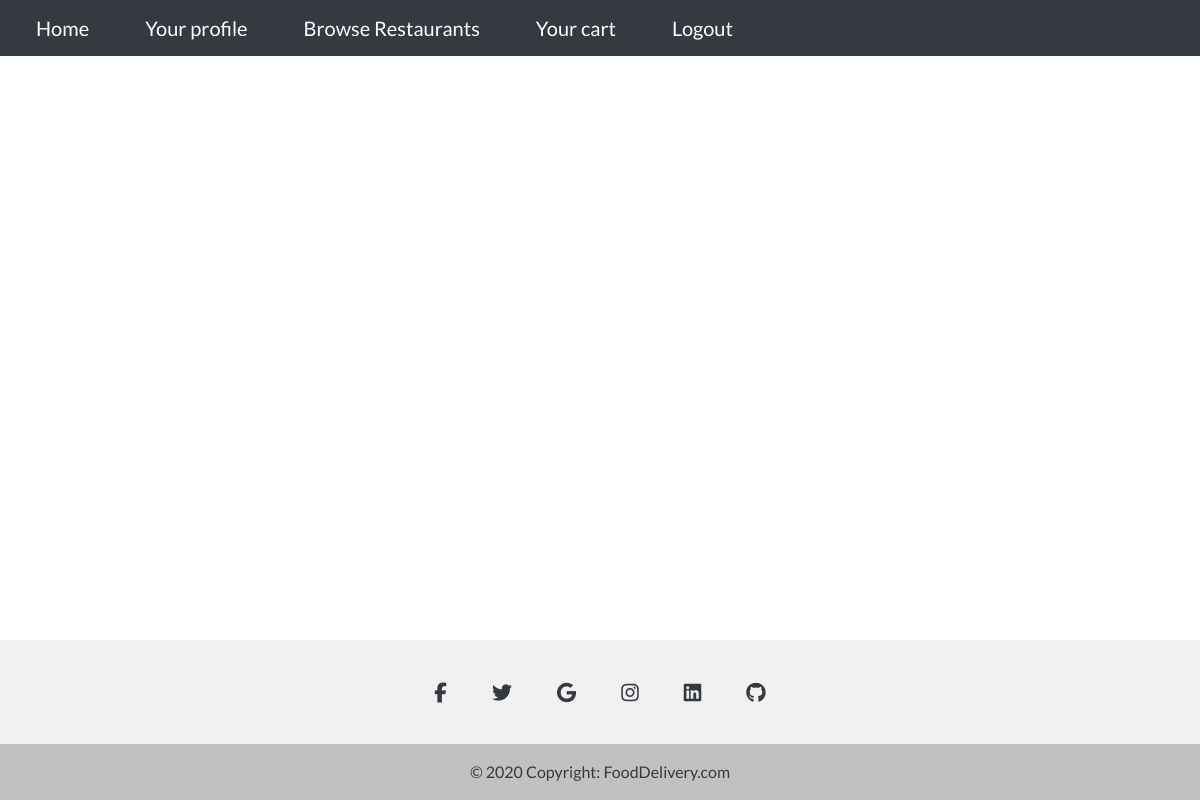
The page /orderExecution/yourOrder/ (signed in) on the database as committed earlier.
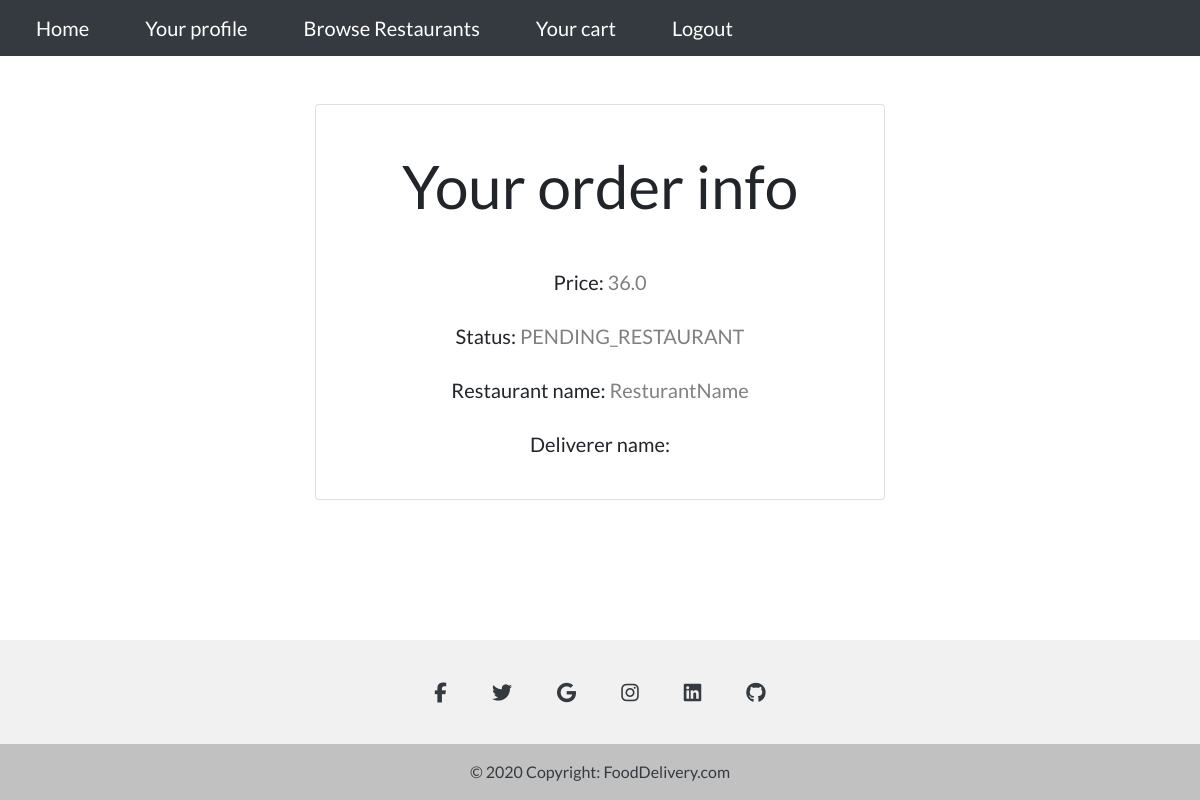
The same page on the database as committed later.
### OrderExecution/models.py (models this page shows)
class Order(models.Model):
    price = models.FloatField(default=0)
    status = models.CharField(max_length=50,choices = Status.choices)
    customer = models.ForeignKey(Customers, on_delete= models.CASCADE)
    restaurant = models.ForeignKey(Restaurants, on_delete = models.CASCADE)
    deliverer = models.ForeignKey(Deliverers, on_delete = models.CASCADE, null=True)
    date = models.DateTimeField()

### Users/models.py (models this page shows)
class Restaurants(models.Model):
    user = models.ForeignKey(User, on_delete=models.CASCADE)
    restaurant_name = models.CharField(max_length=50)
    address = models.ForeignKey(Address, on_delete=models.CASCADE)
    phone_number = models.CharField(max_length=9)
    NIP = models.CharField(max_length=12)
    open_time = models.TimeField()
    close_time = models.TimeField()
    latitude = models.CharField(max_length= 100,default = "0.0")
    longitude = models.CharField(max_length = 100, default = "0.0")

### OrderExecution/views.py (the view)
# urls.py: path("yourOrder/",OrderExecution_views.your_order,name = "yourOrder"),
def your_order(request):
        customer = Customers.objects.get(user = request.user)
        orders = Order.objects.filter(customer= customer)
        args = {"orders":orders}
        return render(request,"OrderExecution/yourOrder.html",args)

### OrderExecution/templates/OrderExecution/yourOrder.html (shortened to what this page needs)
{% extends "Home/base.html" %}
{% block content %}
{% for order in orders %}
    {% if order.status != Status.COMPLETED and order.status != Status.DECLINED %}
    <div class="container w-50">
        <div class="card mt-5 mx-auto text-center">
            <div class="card-body" style="font-size: 20px;">
                <p style="font-size: 60px;" class="p-3">Your order info</p>
                <p class="p-1">Price: <span style="color: grey;">{{order.price}}</span></p>
                <p class="p-1">Status: <span style="color: grey;">{{order.status}}</span></p>
                <p class="p-1">Restaurant name: <span style="color: grey;">{{order.restaurant.restaurant_name}}</span></p>
                <p class="p-1">Deliverer name: </p>
            </div>
        </div>
    </div>
    {% endif %}
{% endfor %}
{% endblock content %}

Rows that differ between the two databases and show on the page:
added Order: price "36.0", status "PENDING_RESTAURANT", restaurant.restaurant_name "ResturantName"
